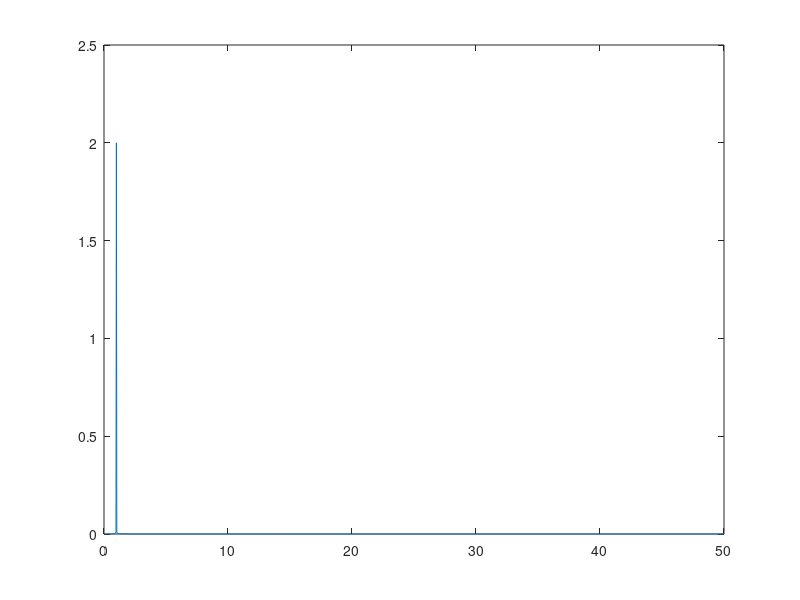

Write the MATLAB code that produced this figure.

%Exemplul 1

% Te=0.001;
% t=0:Te:3;
% f=10;
% 
% w=2*3.14*f;
% a=2;
% x=a*sin(w*t);
% 
% plot(t,x)
% 
% save lab1_semnal1.mat t x
% save lab1_semnal2.mat Te x


%Exemplul 4

% Te=0.01;
%  t=0:Te:3;
% 
% x=2*sin(2*pi*5*t)+3*sin(2*pi*10*t)+1*sin(2*pi*15*t);
% 
% N=length(x);
% fe=1/Te;
% X=fft(x);
% 
% Xabs=abs(X)/(N/2);
% magX=Xabs(1,1:N/2+1);
% f=[0:N/2]*fe/N;
% 
% stem(f,magX)

%Exemplul 5

% clc
% clear
% Te=0.01;
%  t=0:Te:3;
% 
% x=2*sin(2*pi*5*t)+3*sin(2*pi*10*t)+1*sin(2*pi*15*t);
% 
% N=length(x);
% fe=1/Te;
% X=fft(x);
% 
% Xabs=abs(X)/(N/2);
% magX=Xabs(1,1:N/2+1);
% f=[0:N/2]*fe/N;
% stem(f,magX)
% xx=ifft(X);




% Exercitii propuse 1.1

% t=0:0.01:3;
% x=2*sin(2*pi*5*t)+3*sin(2*pi*10*t)+1*sin(2*pi*15*t)+2*(2*pi*2*t)+7*sin(2*pi*6*t);
% 
% plot(x)

% t = 0:.0001:.0625;
% y = SQUARE(2*pi*30*t);
% plot(t,y);
% 
% 
% plot(t,x)

% Exercitii propuse 1.2
% 
% Te=0.01;
% t=0:Te:3;
% 
% x = SQUARE(2*pi*30*t);
% plot(x)
% 
% N = length(x);
% fe = 1/Te;
% X = fft(x);
% Xabs = abs(X)/(N/2);
% magX = Xabs(1,1:N/2+1);
% f = [0:N/2]*fe/N;
% stem(f,magX) 

Te=0.01;
load lab1_semnal1


N = length(x);
fe = 1/Te;
X = fft(x);
Xabs = abs(X)/(N/2);
magX = Xabs(1,1:N/2+1);
f = [0:N/2]*fe/N;
plot(f,magX) 
